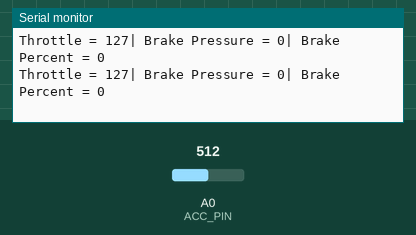
This sketch was run on a simulated Arduino Nano, built with avr-gcc and run on an emulated ATmega328P. On the bench: the last lines printed to the serial monitor. The inputs (shaded band) are chosen by the test bench; at power-on: A0 (ACC_PIN) = 512.

Above: at 1.2 s.
1.3 s: A0 (ACC_PIN) set to 716
At 1.71 s:
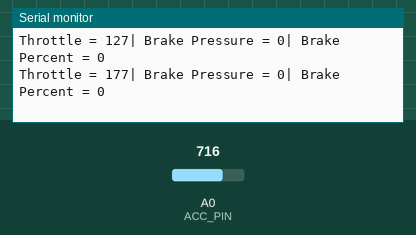
2.8 s: A0 (ACC_PIN) set to 900
At 2.91 s:
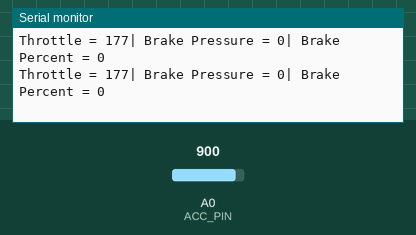
Timing chart, 0 to 5.8 s (numbered marks = the images above; inputs shaded):
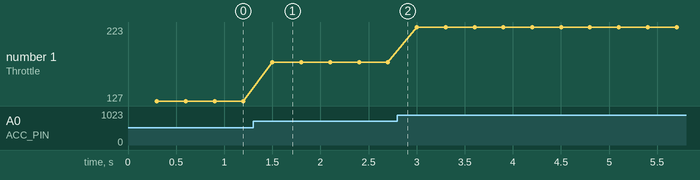

The sketch:

TPS_code.ino
```cpp
/*
TPS CODE FOR EVAM

by Nigel Gomes (https://github.com/yik3z)

FUNCTIONS:
-Read throttle positions sensors and publish to CAN Bus
--Possibly average a few readings for stability
-If 2 TPS are connected, check between both sensors to identify throttle faults


-Read brake pressure sensor(s) and publish [pressure inforamtion to CAN Bus
-Convert pressure information to equivalent brake pedal position and publish to CANB us


Designed to run on an Arduino Nano (ARDUINO_AVR_NANO)

!This code is not millis() overflow protected!

TPS functionality is working
BRAKE POSITION VALUE IS SET TO EQUAL TO THROTTLE VALUE FOR TESTING
TODO:  Add in BPS calibration code (things to do are marked with "TODO" in the comments beside it)

NOTE:
** Due to noise on the 5V line when the motors are running, the throttle values between both sensors may differ significantly. This will throw an "ERROR! Throttle mismatch" message in the serial monitor.
** The dual throttle functionality has been diabled by commenting out '#define DUAL_TPS' in TpsConfig.h
** Another way to do it is to raise the 'THROTTLE_DIFFERENCE_LIMIT' in TpsConfig.h to the max differnence you see in the serial monitor

*/

#include "Arduino.h"
#include "TpsConfig.h"

// #define DEBUG

#ifdef DEBUG
void printAccMessage(){
  Serial.print("Throttle = ");
  Serial.print(canAccMsg.data[0]);
  Serial.print("| Brake Pressure = ");
  Serial.print(canAccMsg.data[2]*4);
  Serial.print("| Brake Percent = ");
  Serial.println(canAccMsg.data[4]);
}
#endif

//reads the raw value from the throttle and converts it to parcentage for the CAN bus
void readFilterThrottle(){
  uint16_t throttleRaw = analogRead(ACC_PIN);                                           //reads 10bit ADC value
  throttleRaw = (checkForErroneousValues(throttleRaw, TPS1_MIN_VAL, TPS1_MAX_VAL))<<4;  //check for problematic values, then leftshift to 14 bit
  //Serial.println(throttleRaw);
  #ifdef DUAL_TPS
    uint16_t throttleRaw2 = analogRead(ACC_PIN2);                                         //reads 10bit ADC value
    //Serial.println(String(throttleRaw) + " | " + String(throttleRaw2));
    throttleRaw2 = (checkForErroneousValues(throttleRaw2, TPS2_MIN_VAL, TPS2_MAX_VAL))<<4;  //check for problematic values, then leftshift to 14 bit
  #endif  //DUAL_TPS

  /* FILTERING */
  #ifdef FILTER_THROTTLE
    uint32_t filteredThrottle = throttleFilter.filter(throttleRaw); //is actually a 16 bit number
    #ifdef DUAL_TPS
      uint32_t filteredThrottle2 = throttleFilter.filter(throttleRaw2); //is actually a 16 bit number
    #endif  //DUAL_TPS

  #else //ndef FILTER_VALUES
    uint32_t filteredThrottle = throttleRaw;
    #ifdef DUAL_TPS
      uint32_t filteredThrottle2 = throttleRaw2;
    #endif  //DUAL_TPS

  #endif  //FILTER_VALUES

  /* MAPPING */
  filteredThrottle = map(filteredThrottle, TPS1_MIN_VAL<<4, TPS1_MAX_VAL<<4, 0, 16000);
  #ifdef DUAL_TPS
    //TODO: implement dual TPS checking code
    #ifdef TPS2_REVERSE_VOLTAGE
      filteredThrottle2 = map(filteredThrottle2, TPS2_MIN_VAL<<4, TPS2_MAX_VAL<<4, 16000, 0);

    #else //TPS2 is not reverse voltage
      filteredThrottle2 = map(filteredThrottle2, TPS2_MIN_VAL<<4, TPS2_MAX_VAL<<4, 0, 16000);
    #endif  //TPS2_REVERSE_VOLTAGE

    //DUAL TPS REDUNDANCY CHECK
    int16_t diff = filteredThrottle - filteredThrottle2;
    #ifdef DEBUG
    //Serial.println(String(filteredThrottle) + " | " + String(filteredThrottle2)); //disabled for speeeed hehe
    #endif //DEBUG
    if((diff>THROTTLE_DIFFERENCE_LIMIT) || (diff<-THROTTLE_DIFFERENCE_LIMIT)){  //determined empirically. It may be different based on use cases
      //ERROR!!
      #ifdef DEBUG
      Serial.println("ERROR! Throttle Mismatch!");
      Serial.println(diff);
      #endif
      if(errorState != 0){
        sendStatus(0);
      }
      filteredThrottle = 0; //set throttle to 0 for safety
    }
    else{ //no throttle mismatch
      if(errorState == 0){  //Recovered from throttle mismatch
        sendStatus(1);
      }
      //do any further post processing with the valid throttle data
    }

  #else //not DUAL_TPS
  //??
  #endif  //DUAL_TPS
  //Serial.println(filteredThrottle);
  canAccMsg.data[0] = filteredThrottle>>6;  //rightshift 14 bit back to 8 bit number to send on canbus
}

void readFilterBrake(){
  //uint16_t brakeRaw = analogRead(BRAKE_PIN)<<4;  //reads 10bit ADC value, converts to 14bit //TODO: enable this and disable the next line when the brake sensor is fitted in
  uint16_t brakeRaw = 0;  //dummy data since there's no sensor connected

  /* FILTERING */
  #ifdef FILTER_BRAKE
  uint32_t filteredBrake = brakeFilter.filter(brakeRaw); //is actually a 16 bit number
  #else
  uint32_t filteredBrake = brakeRaw;
  #endif //FILTER_BRAKE

  uint8_t brakePercent = calcBrakePercent(filteredBrake>>6);
  canAccMsg.data[2] = (filteredBrake>>6)*2;  //convert back to 8 bit number to send on canbus
  canAccMsg.data[4] = brakePercent;
  //canAccMsg.data[4] = canAccMsg.data[0];  //set brake percent same as throttle percent for testing
}

uint16_t checkForErroneousValues(uint16_t _rawVal, uint16_t minVal, uint16_t maxVal){
  //to catch overflow (0-50)
  uint16_t minVal2 = 50;
  if(minVal > 50){
    minVal2 = minVal;
  }
  if(_rawVal < (minVal2-50)){  //value too low, probably disconnected sensor!
    #ifdef DEBUG
    Serial.print("Sensor Value too low! Is it disconnected?");
    #endif
    if(errorState == 1){  //send CAN error message
      sendStatus(0);
    }
  }else if(_rawVal > (maxVal+50)){ //Value too high, idk what could cause this
    #ifdef DEBUG
    Serial.print("Sensor Value too high!");
    #endif
    if(errorState == 1){  //send CAN error message
      sendStatus(0);
    }
    _rawVal = 0;  //set to 0 for safety
  }else if(_rawVal < minVal){
    _rawVal = minVal; //constrain it to the minimum value
  }else if(_rawVal > maxVal){
    _rawVal = maxVal; //constrain it to the maximum value
  }
  return _rawVal;
}

//calculates the estimated braking power applied by the driver
uint8_t calcBrakePercent(uint8_t _brakeRaw){
  uint8_t _brakePercent = _brakeRaw;  //TODO: convert from sensor reading to brake percentage
  return _brakePercent;
}

void sendStatus(uint8_t status){
  errorState = status;
  #ifdef DEBUG
  Serial.print("Node status: ");
  Serial.println(errorState);
  #endif //DEBUG
  canStatusMsg.data[0] = status;
  mcp2515.sendMessage(&canStatusMsg);
}

void setupCan(){
  //status message
  canStatusMsg.can_id  = TPS_STATUS_MSG_ID;
  canStatusMsg.can_dlc = 1;
  canStatusMsg.data[0] = errorState;

  //accelerator n brake message
  canAccMsg.can_id  = THROTTLE_BRAKE_MSG_ID;
  canAccMsg.can_dlc = 5;
  canAccMsg.data[0] = 0x00;
  canAccMsg.data[1] = 0x00;
  canAccMsg.data[2] = 0x00;
  #ifdef TWO_BRAKE_SENSORS
  canAccMsg.data[3] = 0x00; //set to 0 becuase
  #else
  canAccMsg.data[3] = 0xFF; //set brake 2 to 255 to flag that it is not in use
  #endif
  canAccMsg.data[4] = 0x00;

  //initialise CAN Bus module
  mcp2515.reset();
  mcp2515.setBitrate(CAN_500KBPS, MCP_8MHZ);
  mcp2515.setNormalMode();
}

void readIncomingMessages(){
  if (mcp2515.readMessage(&canMsg) == MCP2515::ERROR_OK) {
    if(canMsg.can_id == NODE_STATUS_REQUEST_MSG_ID){ //Node Status Request Message ID
      sendStatus(errorState);
      #ifdef DEBUG
      Serial.println("Node Status Requested");
      #endif  //DEBUG
    }
  }
}

void setup() {
  #ifdef DEBUG  //debug mode
  Serial.begin(115200);
  Serial.println("TPS Node");
  //Serial.println("WARNING: Brake VALUE SET TO ACCELERATOR VALUE FOR TESTING");
  #ifndef ARDUINO_AVR_NANO
  Serial.println("WARNING: This sketch was designed for an arduino Nano");
  #endif //#ifndef ARDUINO_AVR_NANO
  #endif //#ifdef DEBUG
  setupCan();
  sendStatus(1);
}

void loop() {
  readIncomingMessages();
  readFilterThrottle();
  readFilterBrake();
  if(millis() - lastMessageTime >= MSG_INTERVAL){
    mcp2515.sendMessage(&canAccMsg);

    lastMessageTime = millis();
  }

  #ifdef DEBUG
  if (millis() - lastPrintMillis >= PRINT_INTERVAL)
  {
    printAccMessage();      //print brake and throttle values
    lastPrintMillis = millis();
  }
  #endif
}
```

can_ids.h
```cpp
#ifndef CAN_ID_H
#define CAN_ID_H

#define E_STOP_MSG_ID               4
#define MOTOR_LOCKOUT_MSG_ID        5

#define NODE_STATUS_REQUEST_MSG_ID  7
#define ECU_STATUS_MSG_ID           8
#define BMS_STATUS_MSG_ID           9
#define TPS_STATUS_MSG_ID           10
#define SAS_STATUS_MSG_ID           11
#define IMU_STATUS_MSG_ID           12
#define FW_STATUS_MSG_ID            13
#define RLW_STATUS_MSG_ID           15
#define RRW_STATUS_MSG_ID           16
#define FL_STATUS_MSG_ID            17
#define RL_STATUS_MSG_ID            18
#define INT_STATUS_MSG_ID           19

#define THROTTLE_BRAKE_MSG_ID       32
#define REV_BOOST_MSG_ID            34
#define BATT_STATS_MSG_ID           36
#define VOLTAGE VALUES_MSG_ID       37

#define STEERING_MSG_ID             44
#define INDIV_WHEEL_THROTTLES_MSG_ID    48
#define FL_SPEED_MSG_ID             52
#define FR_SPEED_MSG_ID             53
#define RL_SPEED_MSG_ID             54
#define RR_SPEED_MSG_ID             55
#define VEH_SPEED_MSG_ID            56

#define L_R_DIFF_MSG_ID             60
#define F_R_DIFF_MSG_ID             61

//TODO: Add in IMU messages?

#define CALLIBRATE_STEERING_MSG_ID  80

#define FRONT_LIGHT_MSG_ID          96
#define REAR_LIGHT_MSG_ID           97
#define INT_LIGHT_MSG_ID            99

#define PHONE_CONNECTED_MSG_ID      112

#endif  //CAN_ID_H
```

TpsConfig.h
```cpp
#ifndef TPS_CONFIG_H
#define TPS_CONFIG_H

//#define FILTER_VALUES //seems like there is no need to filter the values. they are very stable
#ifdef FILTER_VALUES
//#define FILTER_THROTTLE
//#define FILTER_BRAKE
#include <EwmaT.h>
#endif //FILTER_VLAUES

#include <SPI.h>
#include <mcp2515.h>  //arduino-mcp2515 by autowp: https://github.com/autowp/arduino-mcp2515/
#include "can_ids.h"

#define DEBUG

//throttle & brake
//#define DUAL_TPS //for use with dual TPS (for redundancy), disabled for now
#ifdef DUAL_TPS
  #define TPS2_REVERSE_VOLTAGE  //TPS 2 voltage decreases as the pedal is pressed more
#endif

//#define TWO_BRAKE_SENSORS

#define ACC_PIN A0  //analog pin that the accelerator is connected to
#ifdef DUAL_TPS
  #define ACC_PIN2 A1
#endif  //DUAL_TPS
#define BRAKE_PIN A2  //analog pin that the brake pressure sensor is connected to
#ifdef TWO_BRAKE_SENSORS  //for front and rear brake circuit pressure monitoring
  #define BRAKE_PIN2 A3
#endif  //TWO_BRAKE_SENSORS


//TPS Callibration
#define TPS1_MIN_VAL 0    //dual TPS: 128-129
#define TPS1_MAX_VAL 1006    //dual TPS: 927

#ifdef DUAL_TPS
#define TPS2_MIN_VAL 550    //is actually 550
#define TPS2_MAX_VAL 956    //is actually 956-958
#define THROTTLE_DIFFERENCE_LIMIT 600 //the maximum allowed mismatch between calibrated values of TPS 1 and 2
#endif

#ifdef FILTER_VALUES
//Exponential Weighted Moving Average Filter
EwmaT <uint32_t> throttleFilter(3, 100);
EwmaT <uint32_t> brakeFilter(3, 100);
#ifdef TWO_BRAKE_SENSORS
EwmaT <uint32_t> brakeFilter2(3, 100);
#endif  //TWO_BRAKE_SENSORS
#endif  //FILTER_VALUES

//timing stuff
#define MSG_INTERVAL 10  //timing delay in ms between messages sent by node
unsigned long lastMessageTime = 0;  //keeps track of the timestamp of the last message sent

#define PRINT_INTERVAL 300
unsigned long lastPrintMillis = 0;  //keeps track of the timestamp of the last accelerator message printed


//node status
uint8_t errorState = 255;  //state of the node. 0: error, 1: ok, 255: offline

/***CAN BUS STUFF***/
MCP2515 mcp2515(10);
struct can_frame canStatusMsg;  //status of the node
struct can_frame canAccMsg; //main accelerator/brake message
struct can_frame canMsg; //generic CAN message for recieving messages

//Functions

void readFilterThrottle();
void readFilterBrake();
uint16_t checkForErroneousValues(uint16_t _rawVal, uint16_t minVal, uint16_t maxVal);
uint8_t calcBrakePercent(uint8_t brakeRaw);
void sendStatus(uint8_t status = 0);
void setupCan();

#endif  //TPS_CONFOG_H
```

Measured:
- after the input at 1.3 s, the serial monitor: prints a new line after 0.20 s (image 1)
- plotted number 1: 127 → 177 after the input at 1.3 s, 177 → 223 after the input at 2.8 s
